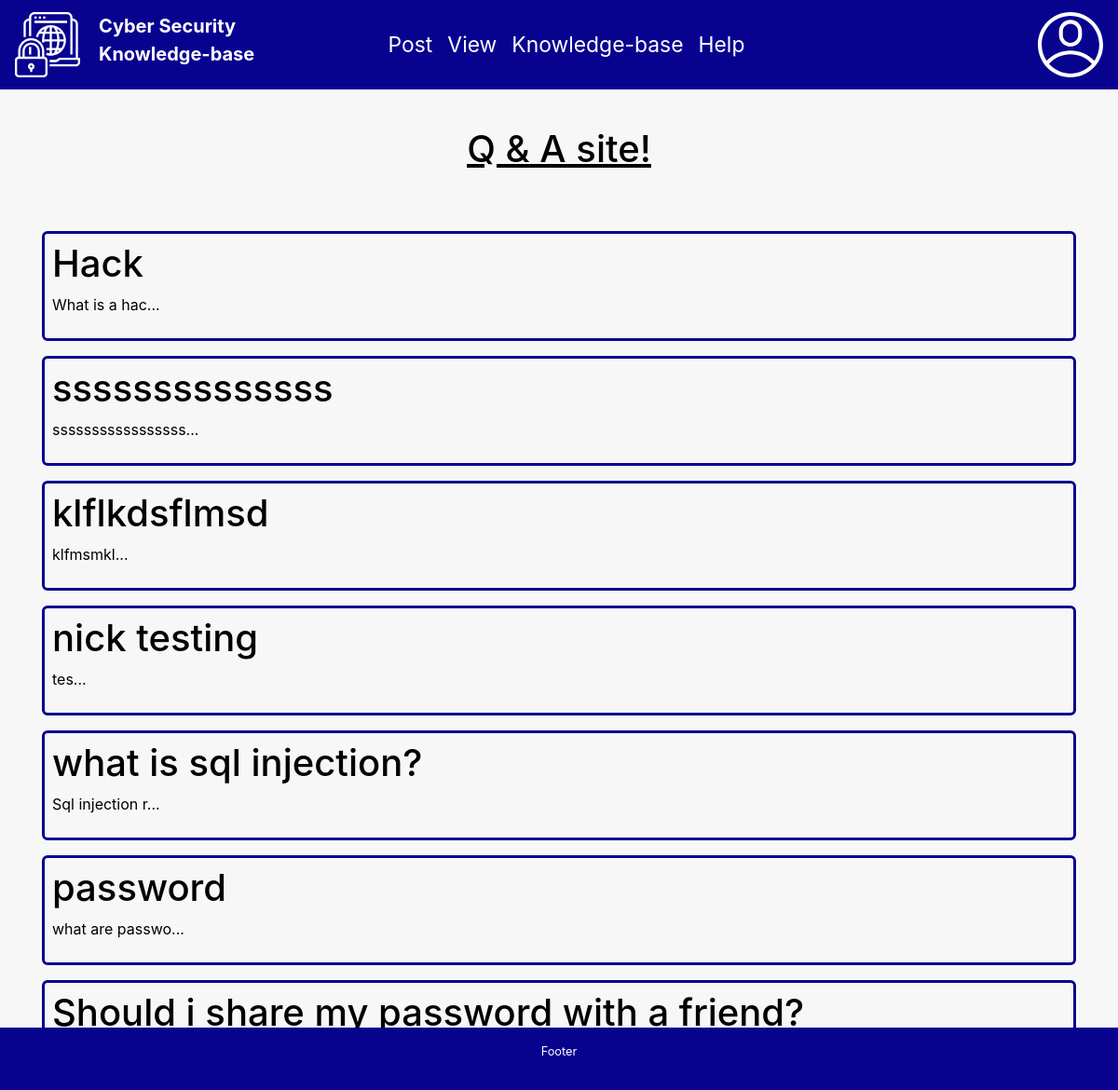
Page /see-questions (signed in) on the committed database.
### QuestionandAnswerForum/models.py (models this page shows, shortened)
class Question(models.Model):
    id = models.AutoField(primary_key=True)
    question_title = models.CharField(max_length=255)
    content = models.TextField()
    date_posted = models.DateTimeField(auto_now_add=True)
    posted_by = models.ForeignKey(User, on_delete = models.PROTECT)
    expertise_required = models.BooleanField(default = False)
    slug = models.SlugField(max_length=40)
    anonymous = models.BooleanField(default = True)

### QuestionandAnswerForum/views.py (the view)
# urls.py: path('see-questions', seeQuestion),
def seeQuestion (request):
    if not request.user.is_authenticated:
       return HttpResponseRedirect('login')
    else:
        context={}
        context['questions']=Question.objects.all()
        return render(request, 'seeQuestions.html',context)

### QuestionandAnswerForum/templates/seeQuestions.html (shortened to what this page needs)
{% extends 'base.html' %}
{% load static %}
  {% block body %}
	 <div class="container see-question-body">
<h1 class="view-q-align">Q & A site!</h1>
<div class="content">
{% for question in questions %}
  <div class="question">
      <a href="/question/{{ question.id }}/{{ question.slug }}"><h1 class="q-color-black">{{ question.question_title }}</h1></a>
      <p>{{ question.content|truncatechars:300|slice:"-4" }}...</p>
  </div>
{% endfor %}
</div>
</div>
{% endblock %}

### QuestionandAnswerForum/static/css/style.css (style rules this page uses)
body { background-color: #f7f7f7; color: black; padding-bottom: 2.5rem; height: 100%; }
html { height: 100%; }
.q-color-black { color: black; }
.question { border: solid #08038F; padding-bottom: 20px; margin-bottom: 1em; border-radius: 6px; padding: 8px; }
.view-q-align { text-align: center; margin-top: 1em; text-decoration: underline; }
.content { margin-top: 4em; position: relative; }
.see-question-body { margin-bottom: 8em; }

### rows in the picture
Question: question_title "Hack", content "What is a hac"
Question: question_title "ssssssssssssss", content "sssssssssssssssss"
Question: question_title "klflkdsflmsd", content "klfmsmkl"
Question: question_title "nick testing", content "tes"
Question: question_title "what is sql injection?", content "Sql injection r"
Question: question_title "password", content "what are passwo"
Question: question_title "Should i share my password with a friend?"
